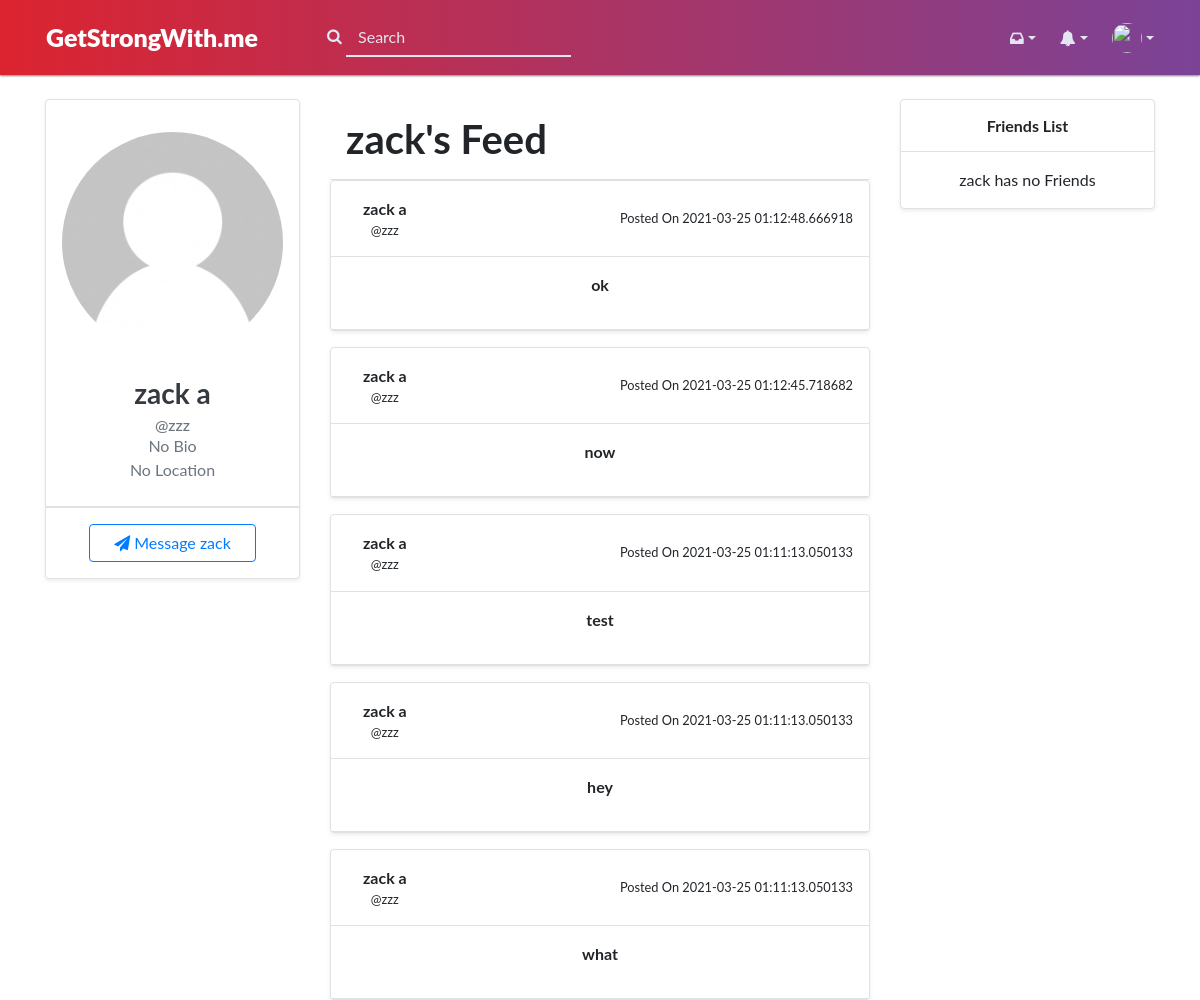
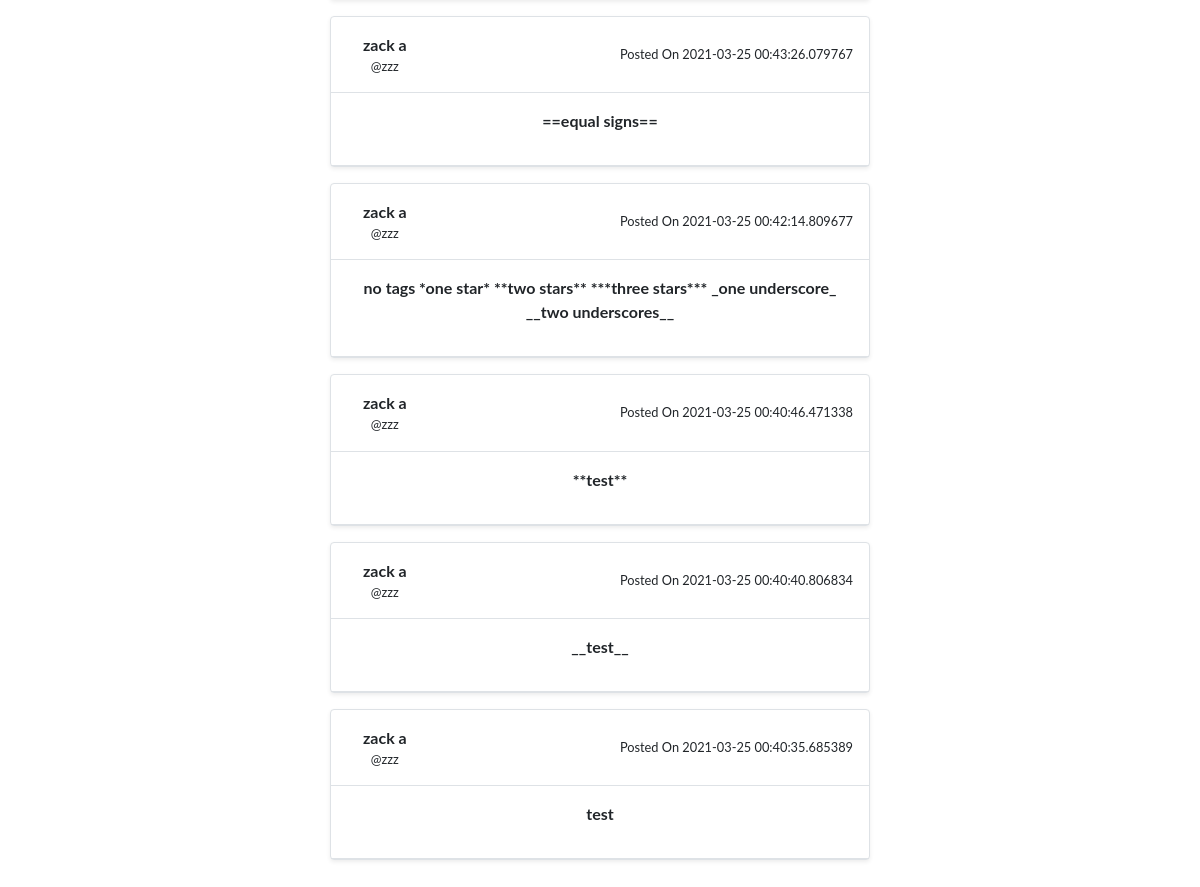
The app's page /user/zzz with its own data (2 pictures, top to bottom).
### main.py (models this page shows, shortened)
class User(db.Model, UserMixin):
    __tablename__ = "Login"
    id = db.Column(db.Integer, primary_key=True)
    username = db.Column(db.String, unique=True)
    firstName = db.Column(db.String)
    lastName = db.Column(db.String)
    email = db.Column(db.String)
    password = db.Column(db.String)
    bday = db.Column(db.String)
    gender = db.Column(db.String)
    about_me = db.Column(db.String(140), default="No Bio")
    location = db.Column(db.String, default="No Location")
    profile_pic = db.Column(db.String, default="/static/images/user-account-pictures/no-user.jpg")
    friend_array = db.Column(db.String)
    isPrivate = db.Column(db.Integer, default = 0)

class posts(db.Model):
    __tablename__ = "Post"
    id = db.Column(db.Integer, primary_key = True)
    title = db.Column(db.String(100), nullable = True)
    author = db.Column(db.String)
    username = db.Column(db.String)
    content = db.Column(db.Text)
    date = db.Column(db.DateTime, default=datetime.utcnow)
    postdate =  db.Column(db.Text)

### main.py (the view)
@app.route('/user/<username>', methods=["GET", "POST"])
def findUser(username):
    user = User.query.filter_by(username=username).first()
    posts_ = posts.query.filter_by(username=username).order_by(posts.date.desc()).all()
    return render_template("user1.html", user=user, posts=posts_, User=User)

### templates/user1.html (shortened to what this page needs)
{% extends "base.html" %}
{% block head %}
<link rel="stylesheet" href="https://cdnjs.cloudflare.com/ajax/libs/font-awesome/4.7.0/css/font-awesome.css">
{% endblock %}
{% block body %}
{% if user.isprivate == 1 %}
{% set priv = 1 %}
{% else %}
{% set priv = 0 %}
{% endif %}
{% set a=user %}
{% include "includes/nav.html" %}
<div class="py-4">
   <div class="container">
      <div class="row">
         <main class="col col-xl-6 order-xl-2 col-lg-12 order-lg-1 col-md-12 col-sm-12 col-12">
            <h1 class="pl-3 pt-3 pr-3 mb-0 pb-3  border-bottom font-weight-bold text-left">{{user.firstName}}'s Feed</h1>
 {% if (posts != NULL) or (posts != "") %}
  {% for post in posts %}
  <div class="box mb-3 shadow-sm border rounded bg-white">
     <div class="p-3 d-flex align-items-center border-bottom">
        <div class="font-weight-bold">
           <div class="text-truncate">{{post.author}}</div>
           <div class="small text-gray-500">@{{post.username}}</div>
        </div>
        <span class="ml-auto small">Posted On {{post.date}}</span>
     </div>
     <div class="p-3 border-bottom">
      {% if "media" in post.content %}
      {% set media1 = post.content.split(',') %}
      {% if media1[2] %}
      <p>
        <embed src="{{media1[1]}}" width="100%" height="100%"><br>
        <b>{{media1[2]}}</b></p>
        {% else %}
      <p><embed src="{{media1[1]}}" width="100%" height="100%"><br></p>
        {% endif %}
      {% else %}
        <p>
          <b>{{post.content}}</b>
          </p>
        {% endif %}
      </div>
  </div>
  {% else %}
                <h4 class="pl-3 pt-3 pr-3 mb-0 pb-3 font-weight-bold animate__animated animate__hinge animate__delay-1s">Doesn't seem that {{user.firstName}} has posted anything yet</h4>
  {% endfor %}
  {% endif %}
         </main>
         <aside class="col col-xl-3 order-xl-1 col-lg-6 order-lg-2 col-md-6 col-sm-6 col-12">
            <div class="box mb-3 shadow-sm border rounded bg-white profile-box text-center">
               <div class="py-4 px-3 border-bottom">
                  <img src="{{user.profile_pic}}" class="img-fluid mt-2 rounded-circle" alt="Responsive image">
                  <h3 class="font-weight-bold text-dark mb-1 mt-4">{{user.firstName}} {{user.lastName}}</h3>
                  <h6 class="mb-0 text-muted">@{{user.username}}</h6>
                  <p class="mb-0 text-muted">{{user.about_me}}</p>
                  <p class="mb-0 text-muted">{{user.location}}</p>
               </div>
               <div class="overflow-hidden border-top">
                <div class="p-3">
                  <form action="/chat" method="POST">
                    <button name="sbmt" type="submit" class="btn btn-outline-primary pl-4 pr-4"><i class="fa fa-paper-plane" aria-hidden="true"></i> Message {{user.firstName}}</button>
                  </form>
               </div>
               </div>
            </div>
         </aside>
         <aside class="col col-xl-3 order-xl-3 col-lg-6 order-lg-3 col-md-6 col-sm-6 col-12">
            <div class="box shadow-sm border rounded bg-white mb-3">
               <div class="border-bottom p-3">
                  <h6 class="font-weight-bold m-0">Friends List</h6>
               </div>
               <div class="box-body p-3">
                  {% for user in friends %}
  {% set users = User.query.filter_by(username=user).first() %}
  {% if (users != '') and (users != None) %}
                  <div class="d-flex align-items-center post-header mb-3 people-list">
                     <div class="dropdown-list-image mr-3">
                        <img class="rounded-circle" src="img/p8.png" alt="">
                        <div class="status-indicator bg-success"></div>
                     </div>
                     <div class="font-weight-bold mr-2">
                        <div class="text-truncate">{{ users.firstName }} {{ users.lastName }}</div>
                        <div class="small text-gray-500">0 Calories</div>
                     </div>
                     <span class="ml-auto"><button type="button" class="btn btn-light btn-sm"><i class="feather-user-plus"></i></button>
                     </span>
                  </div>
                  {% endif %}
{% else %}
<div class="text-truncate">{{ user.firstName}} has no Friends</div>
{% endfor %}
               </div>
            </div>
         </aside>
      </div>
   </div>
</div>
{% endblock %}

### static/css/styles.css (style rules this page uses)
body { text-align: center; width: 100%; margin: 0 auto; padding: 0px; font-family: "lucida grande", tahoma, verdana, arial, sans-serif; background: #fff; }

### templates/base.html (style rules this page uses)
body { font-family: "Lato", sans-serif; }

### records on screen
User: firstName "zack", profile_pic (placeholder picture), username "zzz", about_me "No Bio", location "No Location"
posts: author "zack a", username "zzz", date "2021-03-25 01:12:48.666918", content "ok"
posts: author "zack a", username "zzz", date "2021-03-25 01:12:45.718682", content "now"
posts: author "zack a", username "zzz", date "2021-03-25 01:11:13.050133", content "test"
posts: author "zack a", username "zzz", date "2021-03-25 01:11:13.050133", content "hey"
posts: author "zack a", username "zzz", date "2021-03-25 01:11:13.050133", content "what"
posts: author "zack a", username "zzz", date "2021-03-25 00:43:26.079767", content "==equal signs=="
posts: author "zack a", username "zzz", date "2021-03-25 00:42:14.809677", content "no tags *one star* **two stars** ***three stars*** _one underscore_ __two underscores__"
posts: author "zack a", username "zzz", date "2021-03-25 00:40:46.471338", content "**test**"
posts: author "zack a", username "zzz", date "2021-03-25 00:40:40.806834", content "__test__"
posts: author "zack a", username "zzz", date "2021-03-25 00:40:35.685389", content "test"

### other values on screen
{{ user.lastName }} "a"
